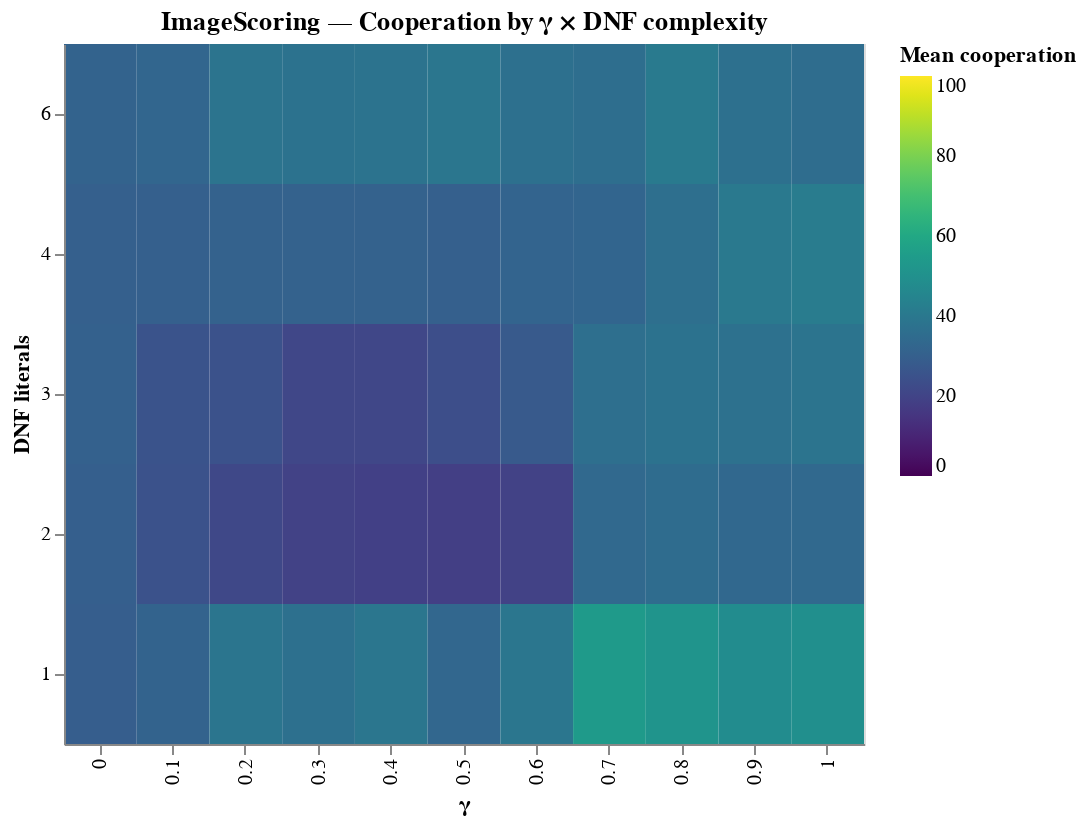

The notebook cell this image was saved under:
### Markdown cell above
# HEATMAPS
## Complexity

### Code cell
import pandas as pd
import numpy as np
import altair as alt

chosen_norm = "ImageScoring"

# Filter and unify gamma column name
norm_df = merged_df[merged_df.norm == chosen_norm].copy()
if "gamma_center" not in norm_df.columns and "gamma_gaussian_n" in norm_df.columns:
    norm_df = norm_df.rename(columns={"gamma_gaussian_n": "gamma_center"})

# Pre-aggregate: mean/std/count per (gamma, DNF_literals)
agg = (
    norm_df.groupby(["gamma_center", "DNF_literals"], as_index=False)
           .agg(mean_coop=("average_cooperation", "mean"),
                sd_coop=("average_cooperation", "std"),
                n=("variant_id", "nunique"))
)

agg["DNF_literals"] = agg["DNF_literals"].astype(int)
# If your cooperation is in 0..1 and you prefer %, uncomment:
# agg["mean_coop"] *= 100

heat = alt.Chart(agg).mark_rect().encode(
    x=alt.X("gamma_center:O", title="γ"),
    y=alt.Y("DNF_literals:O", title="DNF literals", sort="descending"),
    color=alt.Color("mean_coop:Q", title="Mean cooperation",
                    scale=alt.Scale(scheme="viridis", domain=[0,100])),
    tooltip=[
        alt.Tooltip("gamma_center:O", title="γ"),
        alt.Tooltip("DNF_literals:O", title="# literals"),
        alt.Tooltip("mean_coop:Q", title="mean coop", format=".3f"),
        alt.Tooltip("sd_coop:Q", title="std", format=".3f"),
        alt.Tooltip("n:Q", title="# variants")
    ]
).properties(
    width=400, height=350,
    title=f"{chosen_norm} — Cooperation by γ × DNF complexity"
)

heat

### Figure 1 — Vega-Lite specification as saved in the notebook (floating-point values rounded to 4 significant figures)
{"config": {"view": {"continuousWidth": 400, "continuousHeight": 300}}, "data": {"name": "data-f51484a84f8d20a65cc1ec4a799333c7"}, "mark": "rect", "encoding": {"color": {"field": "mean_coop", "scale": {"domain": [0, 100], "scheme": "viridis"}, "title": "Mean cooperation", "type": "quantitative"}, "tooltip": [{"field": "gamma_center", "title": "γ", "type": "ordinal"}, {"field": "DNF_literals", "title": "# literals", "type": "ordinal"}, {"field": "mean_coop", "format": ".3f", "title": "mean coop", "type": "quantitative"}, {"field": "sd_coop", "format": ".3f", "title": "std", "type": "quantitative"}, {"field": "n", "title": "# variants", "type": "quantitative"}], "x": {"field": "gamma_center", "title": "γ", "type": "ordinal"}, "y": {"field": "DNF_literals", "sort": "descending", "title": "DNF literals", "type": "ordinal"}}, "height": 350, "title": "ImageScoring — Cooperation by γ × DNF complexity", "width": 400, "$schema": "https://vega.github.io/schema/vega-lite/v4.17.0.json", "datasets": {"data-f51484a84f8d20a65cc1ec4a799333c7": [{"gamma_center": 0.0, "DNF_literals": 1, "mean_coop": 29.2, "sd_coop": 5.621, "n": 2}, {"gamma_center": 0.0, "DNF_literals": 2, "mean_coop": 29.59, "sd_coop": 6.244, "n": 2}, {"gamma_center": 0.0, "DNF_literals": 3, "mean_coop": 30.53, "sd_coop": 5.804, "n": 4}, {"gamma_center": 0.0, "DNF_literals": 4, "mean_coop": 30.06, "sd_coop": 5.906, "n": 6}, {"gamma_center": 0.0, "DNF_literals": 6, "mean_coop": 31.25, "sd_coop": 6.167, "n": 2}, {"gamma_center": 0.1, "DNF_literals": 1, "mean_coop": 31.39, "sd_coop": 11.58, "n": 2}, {"gamma_center": 0.1, "DNF_literals": 2, "mean_coop": 25.09, "sd_coop": 7.715, "n": 2}, {"gamma_center": 0.1, "DNF_literals": 3, "mean_coop": 25.49, "sd_coop": 9.123, "n": 4}, {"gamma_center": 0.1, "DNF_literals": 4, "mean_coop": 30.0, "sd_coop": 9.223, "n": 6}, {"gamma_center": 0.1, "DNF_literals": 6, "mean_coop": 32.33, "sd_coop": 11.02, "n": 2}, {"gamma_center": 0.2, "DNF_literals": 1, "mean_coop": 38.71, "sd_coop": 25.7, "n": 2}, {"gamma_center": 0.2, "DNF_literals": 2, "mean_coop": 21.29, "sd_coop": 10.95, "n": 2}, {"gamma_center": 0.2, "DNF_literals": 3, "mean_coop": 24.88, "sd_coop": 18.32, "n": 4}, {"gamma_center": 0.2, "DNF_literals": 4, "mean_coop": 30.68, "sd_coop": 16.75, "n": 6}, {"gamma_center": 0.2, "DNF_literals": 6, "mean_coop": 38.16, "sd_coop": 24.22, "n": 2}, {"gamma_center": 0.3, "DNF_literals": 1, "mean_coop": 36.85, "sd_coop": 27.74, "n": 2}, {"gamma_center": 0.3, "DNF_literals": 2, "mean_coop": 19.34, "sd_coop": 11.95, "n": 2}, {"gamma_center": 0.3, "DNF_literals": 3, "mean_coop": 20.87, "sd_coop": 20.12, "n": 4}, {"gamma_center": 0.3, "DNF_literals": 4, "mean_coop": 30.74, "sd_coop": 20.85, "n": 6}, {"gamma_center": 0.3, "DNF_literals": 6, "mean_coop": 37.49, "sd_coop": 27.53, "n": 2}, {"gamma_center": 0.4, "DNF_literals": 1, "mean_coop": 39.08, "sd_coop": 30.41, "n": 2}, {"gamma_center": 0.4, "DNF_literals": 2, "mean_coop": 18.81, "sd_coop": 11.39, "n": 2}, {"gamma_center": 0.4, "DNF_literals": 3, "mean_coop": 20.84, "sd_coop": 24.33, "n": 4}, {"gamma_center": 0.4, "DNF_literals": 4, "mean_coop": 30.77, "sd_coop": 24.26, "n": 6}, {"gamma_center": 0.4, "DNF_literals": 6, "mean_coop": 37.71, "sd_coop": 32.02, "n": 2}, {"gamma_center": 0.5, "DNF_literals": 1, "mean_coop": 32.84, "sd_coop": 29.21, "n": 2}, {"gamma_center": 0.5, "DNF_literals": 2, "mean_coop": 18.19, "sd_coop": 11.16, "n": 2}, {"gamma_center": 0.5, "DNF_literals": 3, "mean_coop": 23.18, "sd_coop": 27.84, "n": 4}, {"gamma_center": 0.5, "DNF_literals": 4, "mean_coop": 30.03, "sd_coop": 26.19, "n": 6}, {"gamma_center": 0.5, "DNF_literals": 6, "mean_coop": 38.97, "sd_coop": 34.38, "n": 2}, {"gamma_center": 0.6, "DNF_literals": 1, "mean_coop": 38.97, "sd_coop": 25.79, "n": 2}, {"gamma_center": 0.6, "DNF_literals": 2, "mean_coop": 19.17, "sd_coop": 13.16, "n": 2}, {"gamma_center": 0.6, "DNF_literals": 3, "mean_coop": 27.9, "sd_coop": 27.71, "n": 4}, {"gamma_center": 0.6, "DNF_literals": 4, "mean_coop": 31.76, "sd_coop": 28.88, "n": 6}, {"gamma_center": 0.6, "DNF_literals": 6, "mean_coop": 36.8, "sd_coop": 37.04, "n": 2}, {"gamma_center": 0.7, "DNF_literals": 1, "mean_coop": 54.04, "sd_coop": 27.36, "n": 2}, {"gamma_center": 0.7, "DNF_literals": 2, "mean_coop": 33.59, "sd_coop": 10.99, "n": 2}, {"gamma_center": 0.7, "DNF_literals": 3, "mean_coop": 36.17, "sd_coop": 28.85, "n": 4}, {"gamma_center": 0.7, "DNF_literals": 4, "mean_coop": 32.11, "sd_coop": 30.15, "n": 6}, {"gamma_center": 0.7, "DNF_literals": 6, "mean_coop": 35.73, "sd_coop": 36.19, "n": 2}, {"gamma_center": 0.8, "DNF_literals": 1, "mean_coop": 51.66, "sd_coop": 23.0, "n": 2}, {"gamma_center": 0.8, "DNF_literals": 2, "mean_coop": 34.87, "sd_coop": 11.26, "n": 2}, {"gamma_center": 0.8, "DNF_literals": 3, "mean_coop": 37.32, "sd_coop": 26.41, "n": 4}, {"gamma_center": 0.8, "DNF_literals": 4, "mean_coop": 36.07, "sd_coop": 32.58, "n": 6}, {"gamma_center": 0.8, "DNF_literals": 6, "mean_coop": 40.63, "sd_coop": 39.93, "n": 2}, {"gamma_center": 0.9, "DNF_literals": 1, "mean_coop": 48.11, "sd_coop": 20.39, "n": 2}, {"gamma_center": 0.9, "DNF_literals": 2, "mean_coop": 33.53, "sd_coop": 10.78, "n": 2}, {"gamma_center": 0.9, "DNF_literals": 3, "mean_coop": 37.2, "sd_coop": 25.88, "n": 4}, {"gamma_center": 0.9, "DNF_literals": 4, "mean_coop": 40.31, "sd_coop": 35.17, "n": 6}, {"gamma_center": 0.9, "DNF_literals": 6, "mean_coop": 36.76, "sd_coop": 39.53, "n": 2}, {"gamma_center": 1.0, "DNF_literals": 1, "mean_coop": 49.41, "sd_coop": 20.77, "n": 2}, {"gamma_center": 1.0, "DNF_literals": 2, "mean_coop": 33.66, "sd_coop": 9.933, "n": 2}, {"gamma_center": 1.0, "DNF_literals": 3, "mean_coop": 38.15, "sd_coop": 26.91, "n": 4}, {"gamma_center": 1.0, "DNF_literals": 4, "mean_coop": 41.39, "sd_coop": 35.27, "n": 6}, {"gamma_center": 1.0, "DNF_literals": 6, "mean_coop": 35.27, "sd_coop": 39.85, "n": 2}]}}
